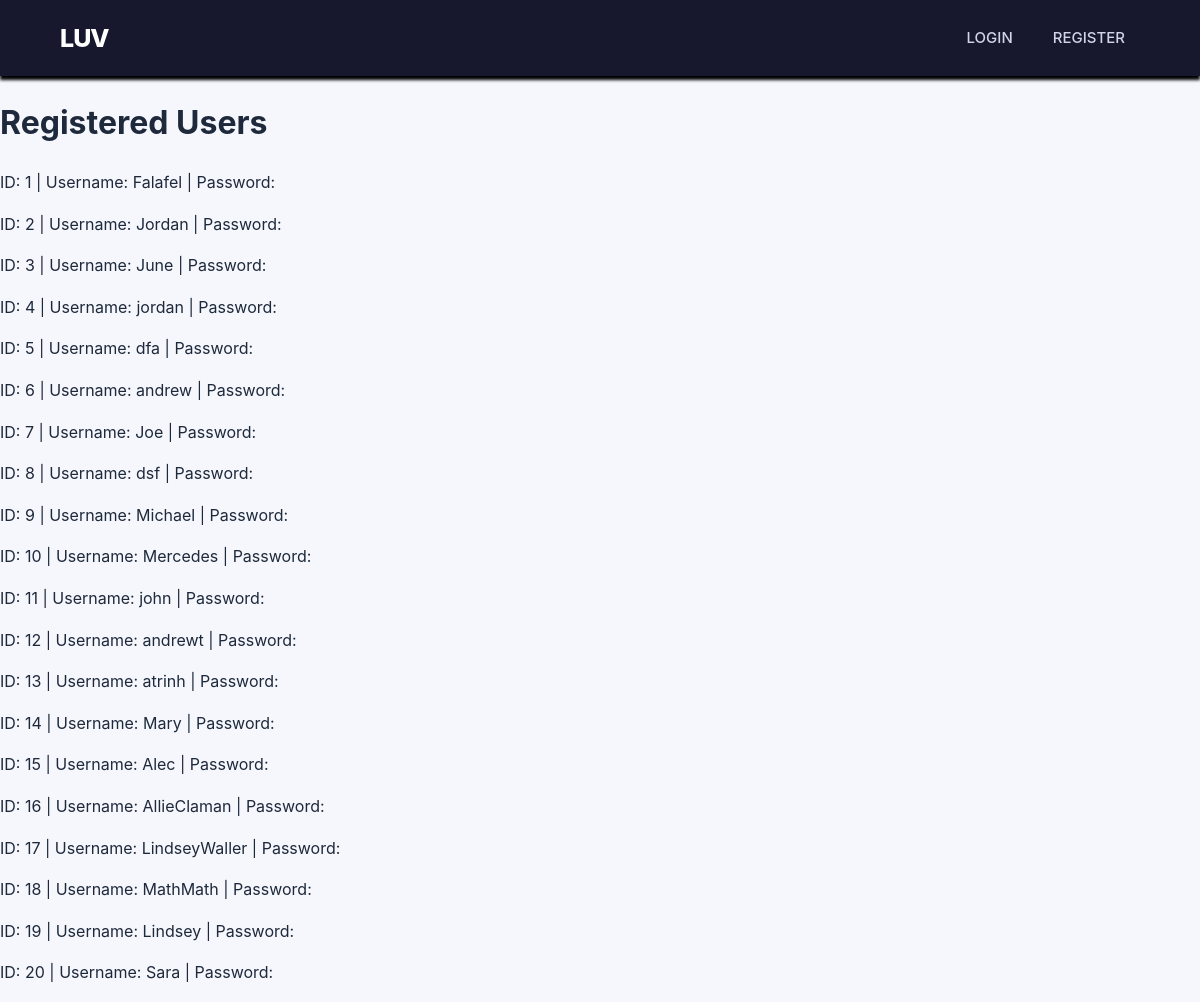
Screenshot of /view_users with the database file from the repository.
### papo_cito.py (models this page shows)
class User(db.Model):
    __tablename__ = "pot_users"
    id = db.Column(db.Integer, primary_key=True)
    username = db.Column(db.String(80), unique=True, nullable=False)
    password_hash = db.Column(db.String(255), nullable=False)
    cards = db.relationship("Card", backref="owner")
    card_sets = db.relationship("CardSet", backref="owner")

### papo_cito.py (the view)
@app.route("/view_users", methods=["GET", "POST"])                              ###
def view_users():                                                               ###
    if request.method == "GET":                                                 ###
        __monkeys = User.query.all()                                            ###
        return render_template("info.html", ab_users=__monkeys) ###   ###   ### ###

### templates/info.html (shortened to what this page needs)
{% extends "base.html" %}
{% block content %}
		<h1>Registered Users</h1>
		{% for ape in ab_users %}
			<p>
			ID: {{ ape.id }} |
			Username: {{ ape.username }} |
			Password: {{ ape.password }}
			</p>
		{% endfor %}
{% endblock %}

### templates/base.html (shortened to what this page needs)
<!DOCTYPE html>
<html lang="en">
<head>
	<link rel="stylesheet" href="{{ url_for('static', filename='css/style.css') }}">
</head>
<body>
	<nav class="navbar">
		<div class="nav-container">
			<a class="logo" href="/" > LUV    </a>
			<div class="nav-links">
				{% if session.get("user_id") %}
				<a 	   href= "/        " > HOME      </a>
				<a         href= "/cards   " > CARDS     </a>
				<a         href= "/logout  " > LOGOUT    </a>
				{% else %}
				<a         href= "/login   " > LOGIN     </a>
				<a         href= "/register" > REGISTER  </a>
				{% endif %}
			</div>
		</div>
	</nav>
	<main class="thic-breast">
		{% block content %}
		{% endblock %}
	</main>
</body>
</html>

### static/css/style.css (style rules this page uses)
:root { --primary: #635bff; --primary-dark: #4f46e5; --background: #f5f7fc; --surface: #ffffff; --text: #1e293b; --muted: #64748b; --border: #e2e8f0; }
* { box-sizing: border-box; }
body { margin: 0; font-family: -apple-system, BlinkMacSystemFont, "Segoe UI", Roboto, sans-serif; background: var(--background); color: var(--text); line-height: 1.6; }
.logo { color: #ffffff; font-size: 25px; font-weight: 800; letter-spacing: -1px; text-decoration: none; white-space: nowrap; }
.navbar { background: #17172e; padding: 16px 0; box-shadow: 0 4px 3px rgba(0, 0, 0.12); position: sticky; top: 0; z-index: 1000; }
.nav-container { width: 90%; max-width: 1200px; margin: 0 auto; display:flex; align-items: center; justify-content: space-between; gap: 24px; }
.nav-links { display: flex; align-items: center; gap: 10px; }
.nav-links a { color: #d1d5e8; text-decoration: none; font-size: 15px; font-weight:500; padding: 10px 15px; border-radius: 10px; transition: background 0.2s ease, color 0.2s ease, transform 0.2s ease; }

### rows the page displays
User: id "1", username "Falafel"
User: id "2", username "Jordan"
User: id "3", username "June"
User: id "4", username "jordan"
User: id "5", username "dfa"
User: id "6", username "andrew"
User: id "7", username "Joe"
User: id "8", username "dsf"
User: id "9", username "Michael"
User: id "10", username "Mercedes"
User: id "11", username "john"
User: id "12", username "andrewt"
User: id "13", username "atrinh"
User: id "14", username "Mary"
User: id "15", username "Alec"
User: id "16", username "AllieClaman"
User: id "17", username "LindseyWaller"
User: id "18", username "MathMath"
User: id "19", username "Lindsey"
User: id "20", username "Sara"
